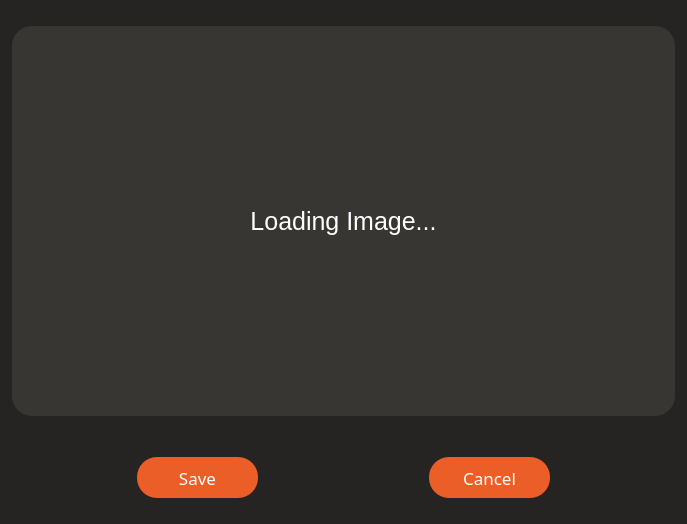
<?xml version="1.0" encoding="UTF-8"?>
<ui version="4.0">
 <class>Form</class>
 <widget class="QWidget" name="Form">
  <property name="geometry">
   <rect>
    <x>0</x>
    <y>0</y>
    <width>687</width>
    <height>524</height>
   </rect>
  </property>
  <property name="minimumSize">
   <size>
    <width>687</width>
    <height>524</height>
   </size>
  </property>
  <property name="maximumSize">
   <size>
    <width>687</width>
    <height>524</height>
   </size>
  </property>
  <property name="windowTitle">
   <string>Form</string>
  </property>
  <property name="styleSheet">
   <string notr="true">#Form{
background-color:#252422;
border-radius:20px;
}</string>
  </property>
  <layout class="QGridLayout" name="gridLayout">
   <item row="0" column="0">
    <widget class="QLabel" name="imageLabel">
     <property name="minimumSize">
      <size>
       <width>663</width>
       <height>390</height>
      </size>
     </property>
     <property name="maximumSize">
      <size>
       <width>663</width>
       <height>390</height>
      </size>
     </property>
     <property name="font">
      <font>
       <pointsize>19</pointsize>
      </font>
     </property>
     <property name="styleSheet">
      <string notr="true">QLabel{
background-color:#383632;
color:white;
border-radius: 20px;
}</string>
     </property>
     <property name="text">
      <string>Loading Image...</string>
     </property>
     <property name="scaledContents">
      <bool>true</bool>
     </property>
     <property name="alignment">
      <set>Qt::AlignCenter</set>
     </property>
    </widget>
   </item>
   <item row="1" column="0">
    <spacer name="verticalSpacer">
     <property name="orientation">
      <enum>Qt::Vertical</enum>
     </property>
     <property name="sizeType">
      <enum>QSizePolicy::Maximum</enum>
     </property>
     <property name="sizeHint" stdset="0">
      <size>
       <width>20</width>
       <height>20</height>
      </size>
     </property>
    </spacer>
   </item>
   <item row="2" column="0">
    <layout class="QHBoxLayout" name="horizontalLayout">
     <item>
      <widget class="QPushButton" name="saveButton">
       <property name="minimumSize">
        <size>
         <width>121</width>
         <height>41</height>
        </size>
       </property>
       <property name="maximumSize">
        <size>
         <width>121</width>
         <height>41</height>
        </size>
       </property>
       <property name="font">
        <font>
         <family>Segoe UI Variable Display Semib</family>
         <pointsize>13</pointsize>
        </font>
       </property>
       <property name="styleSheet">
        <string notr="true">QPushButton{
background-color: #EB5E28;
color:white;
border-radius:20px;
}

QPushButton:hover{
background-color: rgb(255, 100, 43);
}

QPushButton:pressed{
background-color:rgb(208, 81, 35);
}</string>
       </property>
       <property name="text">
        <string>Save</string>
       </property>
      </widget>
     </item>
     <item>
      <spacer name="horizontalSpacer_2">
       <property name="orientation">
        <enum>Qt::Horizontal</enum>
       </property>
       <property name="sizeType">
        <enum>QSizePolicy::Minimum</enum>
       </property>
       <property name="sizeHint" stdset="0">
        <size>
         <width>40</width>
         <height>20</height>
        </size>
       </property>
      </spacer>
     </item>
     <item>
      <widget class="QPushButton" name="signupSwitchButton">
       <property name="minimumSize">
        <size>
         <width>121</width>
         <height>41</height>
        </size>
       </property>
       <property name="maximumSize">
        <size>
         <width>121</width>
         <height>41</height>
        </size>
       </property>
       <property name="font">
        <font>
         <family>Segoe UI Variable Display Semib</family>
         <pointsize>13</pointsize>
        </font>
       </property>
       <property name="styleSheet">
        <string notr="true">QPushButton{
background-color: #EB5E28;
color:white;
border-radius:20px;
}

QPushButton:hover{
background-color: rgb(255, 100, 43);
}

QPushButton:pressed{
background-color:rgb(208, 81, 35);
}</string>
       </property>
       <property name="text">
        <string>Cancel</string>
       </property>
      </widget>
     </item>
    </layout>
   </item>
  </layout>
 </widget>
 <resources/>
 <connections>
  <connection>
   <sender>signupSwitchButton</sender>
   <signal>clicked()</signal>
   <receiver>Form</receiver>
   <slot>close()</slot>
   <hints>
    <hint type="sourcelabel">
     <x>574</x>
     <y>380</y>
    </hint>
    <hint type="destinationlabel">
     <x>596</x>
     <y>545</y>
    </hint>
   </hints>
  </connection>
 </connections>
</ui>
